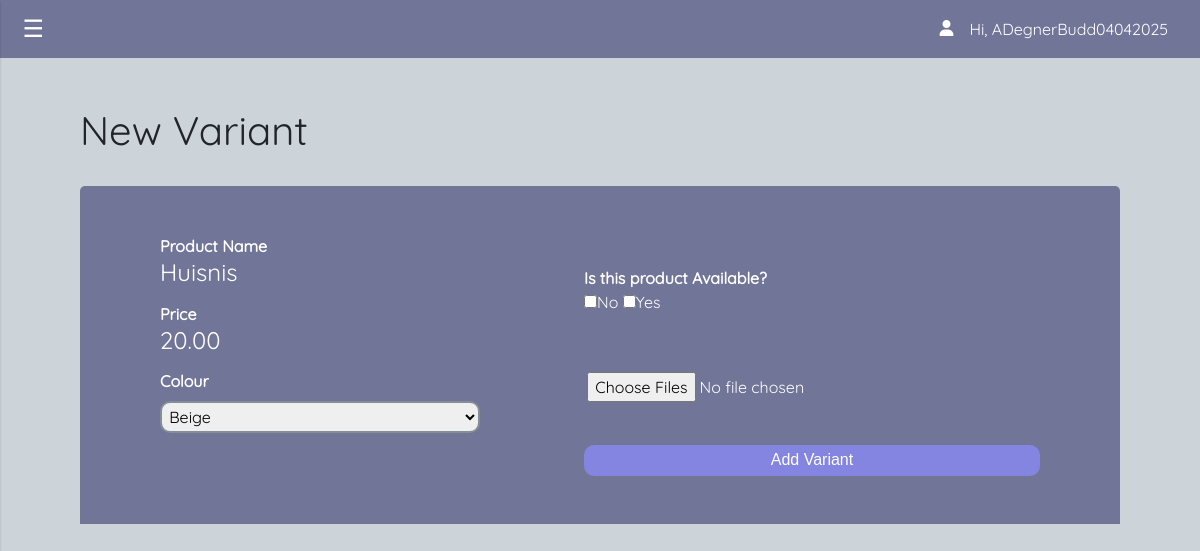
Before: /addVariant.php?productID=39 (signed in) with the older database file.
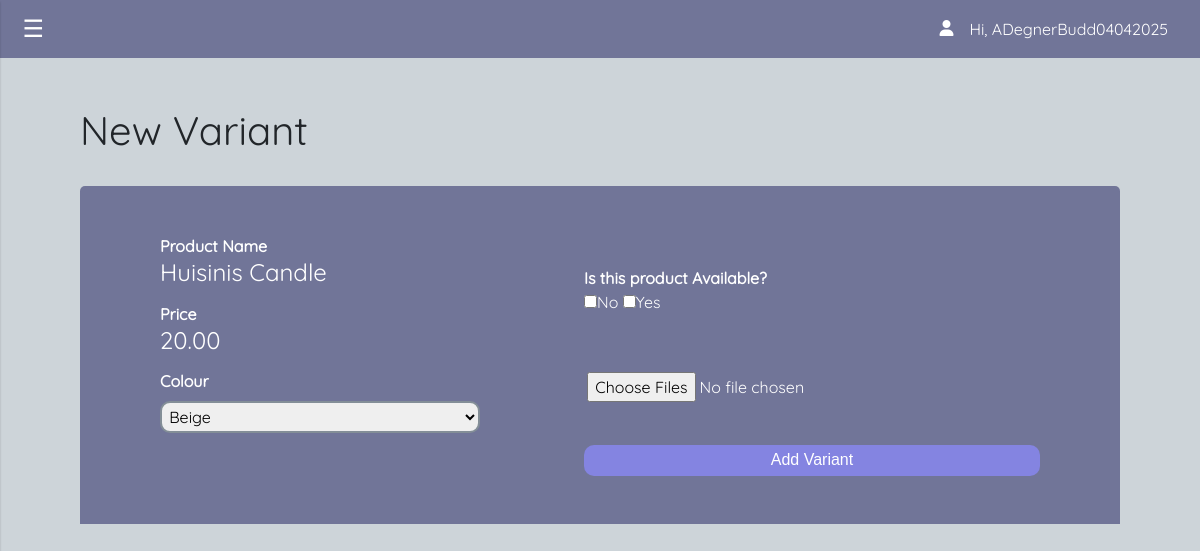
After: the same page with the newer database file.
### tables this page shows
CREATE TABLE `products` (
  `Bestseller` tinyint(1) NOT NULL DEFAULT '0',
  `BrandID` int NOT NULL,
  `CategoryID` int NOT NULL,
  `DefaultDisplay` tinyint(1) NOT NULL DEFAULT '0',
  `Description` varchar(500) NOT NULL,
  `Price` decimal(5,2) NOT NULL,
  `ProductID` int NOT NULL,
  `ProductName` varchar(100) DEFAULT NULL
);

### addVariant.php (the view, shortened to what this page needs)
<?php
include 'connection.php';
$productID = $_GET['productID'];
$userID = $_SESSION['ID'];
$getusername = "SELECT userName FROM adminpanel WHERE adminID = $userID";
$runusername = mysqli_query($connection, $getusername);
$username = mysqli_fetch_array($runusername);
?>
<!DOCTYPE html>
<html lang="en">
<head>
    <link href="https://cdn.jsdelivr.net/npm/bootstrap@5.3.1/dist/css/bootstrap.min.css" rel="stylesheet">
    <link href="css/admin.css" rel="stylesheet">
</head>
 <?php
 $getItem = "SELECT p.ProductID, p.ProductName, p.Price, p.Bestseller FROM products as p WHERE p.ProductID = $productID";
 $runGetItem = mysqli_query($connection, $getItem);
 $Item = mysqli_fetch_array($runGetItem);
 ?>
<body>
<div class="navbar">
        <button class="hamburger" id="hamburger">
            &#9776;
        </button>
        <div class="user flex">
            <i class="fa-solid fa-user user-icon" style="color: #ffffff;"></i>
            <?php echo "<p class='user-display'>Hi,  {$username['userName']}</p>"; ?>
        </div>
    </div>
    <main class="edit-cont">
        <h1>New Variant</h1>
        <div>
            <form method="POST" enctype='multipart/form-data' class="edit-background edit-cont">
                <div class="edit-section1">
                    <div class="edit-prod-flex">
                        <label for="ProductName">Product Name</label>
                        <?php
                        echo "<h4>{$Item['ProductName']}</h4>";
                        ?>
                    </div>
                    <div class="edit-prod-flex">
                        <label for="Price">Price</label>
                        <?php
                        echo "<h4>{$Item['Price']}</h4>";
                        ?>
                    </div>
                    <div class="edit-prod-flex">
                        <label for="Colour">Colour</label>
                        <select name="Colour" id="Colour" required>
                            <?php
                            $availableColors = [
                                'Beige',
                                'Black',
                                'Blue',
                                'Brown',
                                'Crimson',
                                'Dark Blue',
                                'Dark Green',
                                'Forest Green',
                                'Gold',
                                'Gray',
                                'Green',
                                'Hot Pink',
                                'Ivory',
                                'Lavender',
                                'Light Blue',
                                'Light Pink',
                                'Lime Green',
                                'Navy',
                                'Orange',
                                'Pink',
                                'Plum',
                                'Purple',
                                'Red',
                                'Salmon',
                                'Silver',
                                'Tan',
                                'Taupe',
                                'Teal',
                                'White',
                                'Yellow'
                            ];
                            foreach ($availableColors as $color) {
                                $selected = ($color === $displayItem['Colour']) ? 'selected' : '';
                                echo "<option value='$color' $selected>$color</option>";
                            }
                            ?>
                        </select>
                    </div>
            </div>
            <div class='edit-section2'>
              <div class='edit-prod-flex first-check'>
                <label for='Availability'>Is this product Available?</label>
                <div class='checks'>
                    <input type='checkbox' id='Available0' name='Availability' value='0'";
                    echo "<label for='Availale0'>No</label>
                    <input type='checkbox' id='Available1' name='Availability' value='1'";
                    echo "<label for='Available1'>Yes</label>
                </div>
            </div>
                    <br>
                    <input type='file' required multiple accept='.jpg, .jpeg, .png' name='files[]' id='imageUpload'
                    class="new-prod-img">
                    <input type='submit' name='submitVariant' value="Add Variant" class="button new-prod-btn">
                </div>
            </form>
        </div>
    </main>
</body>
</html>

Changed rows visible on the page:
changed products: ProductName "Huisnis" → "Huisinis Candle"
